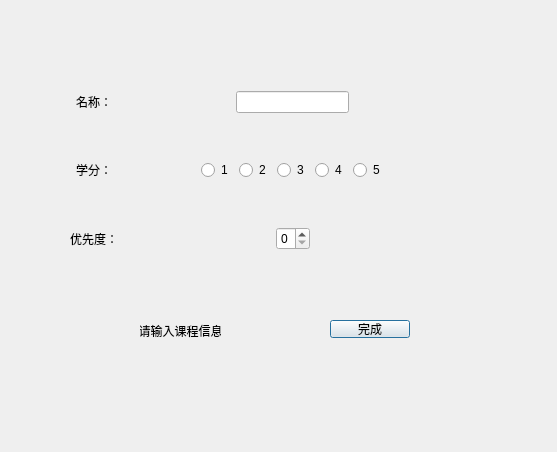
<?xml version="1.0" encoding="UTF-8"?>
<ui version="4.0">
 <class>CourseDialog</class>
 <widget class="QDialog" name="CourseDialog">
  <property name="geometry">
   <rect>
    <x>0</x>
    <y>0</y>
    <width>557</width>
    <height>452</height>
   </rect>
  </property>
  <property name="windowTitle">
   <string>Dialog</string>
  </property>
  <widget class="QPushButton" name="CreateButton">
   <property name="geometry">
    <rect>
     <x>330</x>
     <y>320</y>
     <width>80</width>
     <height>18</height>
    </rect>
   </property>
   <property name="text">
    <string>完成</string>
   </property>
  </widget>
  <widget class="QLabel" name="label">
   <property name="geometry">
    <rect>
     <x>140</x>
     <y>310</y>
     <width>81</width>
     <height>41</height>
    </rect>
   </property>
   <property name="text">
    <string>请输入课程信息</string>
   </property>
   <property name="alignment">
    <set>Qt::AlignCenter</set>
   </property>
  </widget>
  <widget class="QWidget" name="gridLayoutWidget">
   <property name="geometry">
    <rect>
     <x>70</x>
     <y>50</y>
     <width>391</width>
     <height>241</height>
    </rect>
   </property>
   <layout class="QGridLayout" name="MainLayout">
    <item row="0" column="1">
     <layout class="QHBoxLayout" name="NameLayout">
      <item>
       <spacer name="Spacer2">
        <property name="orientation">
         <enum>Qt::Horizontal</enum>
        </property>
        <property name="sizeHint" stdset="0">
         <size>
          <width>40</width>
          <height>20</height>
         </size>
        </property>
       </spacer>
      </item>
      <item>
       <widget class="QLineEdit" name="NameInput"/>
      </item>
      <item>
       <spacer name="Spacer3">
        <property name="orientation">
         <enum>Qt::Horizontal</enum>
        </property>
        <property name="sizeHint" stdset="0">
         <size>
          <width>40</width>
          <height>20</height>
         </size>
        </property>
       </spacer>
      </item>
     </layout>
    </item>
    <item row="2" column="1">
     <layout class="QHBoxLayout" name="PriorityLayout">
      <item>
       <spacer name="Spacer8">
        <property name="orientation">
         <enum>Qt::Horizontal</enum>
        </property>
        <property name="sizeHint" stdset="0">
         <size>
          <width>40</width>
          <height>20</height>
         </size>
        </property>
       </spacer>
      </item>
      <item>
       <widget class="QSpinBox" name="PriorityInput">
        <property name="maximum">
         <number>9</number>
        </property>
       </widget>
      </item>
      <item>
       <spacer name="Spacer9">
        <property name="orientation">
         <enum>Qt::Horizontal</enum>
        </property>
        <property name="sizeHint" stdset="0">
         <size>
          <width>40</width>
          <height>20</height>
         </size>
        </property>
       </spacer>
      </item>
     </layout>
    </item>
    <item row="1" column="1">
     <layout class="QHBoxLayout" name="PointLayout">
      <item>
       <spacer name="Spacer5">
        <property name="orientation">
         <enum>Qt::Horizontal</enum>
        </property>
        <property name="sizeHint" stdset="0">
         <size>
          <width>40</width>
          <height>20</height>
         </size>
        </property>
       </spacer>
      </item>
      <item>
       <widget class="QRadioButton" name="Point1">
        <property name="text">
         <string>1</string>
        </property>
       </widget>
      </item>
      <item>
       <widget class="QRadioButton" name="Point2">
        <property name="text">
         <string>2</string>
        </property>
       </widget>
      </item>
      <item>
       <widget class="QRadioButton" name="Point3">
        <property name="text">
         <string>3</string>
        </property>
       </widget>
      </item>
      <item>
       <widget class="QRadioButton" name="Point4">
        <property name="text">
         <string>4</string>
        </property>
       </widget>
      </item>
      <item>
       <widget class="QRadioButton" name="Point5">
        <property name="text">
         <string>5</string>
        </property>
       </widget>
      </item>
      <item>
       <spacer name="Spacer6">
        <property name="orientation">
         <enum>Qt::Horizontal</enum>
        </property>
        <property name="sizeHint" stdset="0">
         <size>
          <width>40</width>
          <height>20</height>
         </size>
        </property>
       </spacer>
      </item>
     </layout>
    </item>
    <item row="0" column="0">
     <widget class="QLabel" name="NameLabel">
      <property name="text">
       <string>名称：</string>
      </property>
      <property name="alignment">
       <set>Qt::AlignCenter</set>
      </property>
     </widget>
    </item>
    <item row="1" column="0">
     <widget class="QLabel" name="PointLabel">
      <property name="text">
       <string>学分：</string>
      </property>
      <property name="alignment">
       <set>Qt::AlignCenter</set>
      </property>
     </widget>
    </item>
    <item row="2" column="0">
     <widget class="QLabel" name="PriorityLabel">
      <property name="text">
       <string>优先度：</string>
      </property>
      <property name="alignment">
       <set>Qt::AlignCenter</set>
      </property>
     </widget>
    </item>
   </layout>
  </widget>
 </widget>
 <resources/>
 <connections/>
</ui>
